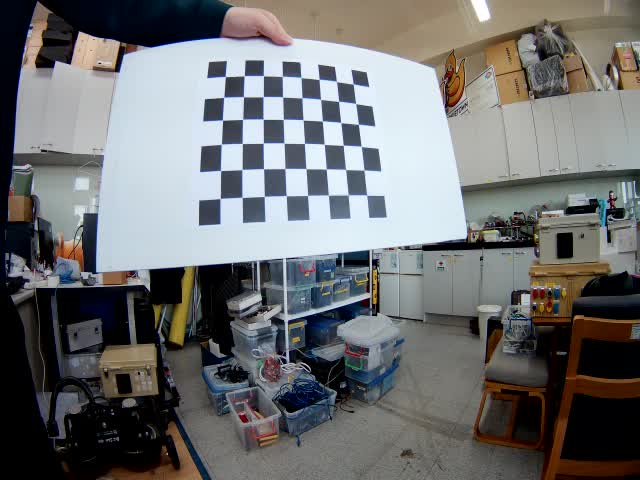
#> input picture catkin_ws/src/image_processing/src/fisheye_source/101_01.jpg, 640 x 480 px; its folder holds only this picture in this run
$ python fisheye_calibrate.py
#> lines starting #> are read from the running program, lines starting #| are printed output that depends on the picture; after the words box and inside, x2 and y2 are one past the last pixel; in counts of white or black regions, pixels touching at a corner belong together; long printed decimals are rounded
import numpy as np
import cv2
import glob
import sys

# 設定棋盤格內角點的尺寸 (橫向, 縱向)
CHECKERBOARD = (8, 6)
# 定義角點搜尋的終止條件
criteria = (cv2.TERM_CRITERIA_EPS + cv2.TERM_CRITERIA_MAX_ITER, 30, 0.001)

# 準備棋盤格的三維座標 (例如 (0,0,0), (1,0,0), ..., (3,2,0))
objp = np.zeros((1, CHECKERBOARD[0] * CHECKERBOARD[1], 3), np.float32)
objp[0, :, :2] = np.mgrid[0:CHECKERBOARD[0], 0:CHECKERBOARD[1]].T.reshape(-1, 2)

# 儲存所有圖片的3D點與對應的2D角點
_objpoints = []  # 每張圖片對應的3D棋盤格點
_imgpoints = []  # 每張圖片中檢測到的2D角點

# 讀取所有校正圖片（請確認圖片路徑正確）
images = glob.glob('fisheye_source/*.jpg')
if not images:
    print("錯誤：找不到 fisheye_source 資料夾下的 jpg 圖片")
    sys.exit(1)

print("讀取到 %d 張圖片" % len(images))

# 處理每張圖片
for fname in images:
    img = cv2.imread(fname)
#> img is the input picture: shape (480, 640, 3); mean B, G, R 112.7, 112.1, 111.1
    if img is None:
        print("無法讀取圖片：", fname)
        continue

    gray = cv2.cvtColor(img, cv2.COLOR_BGR2GRAY)
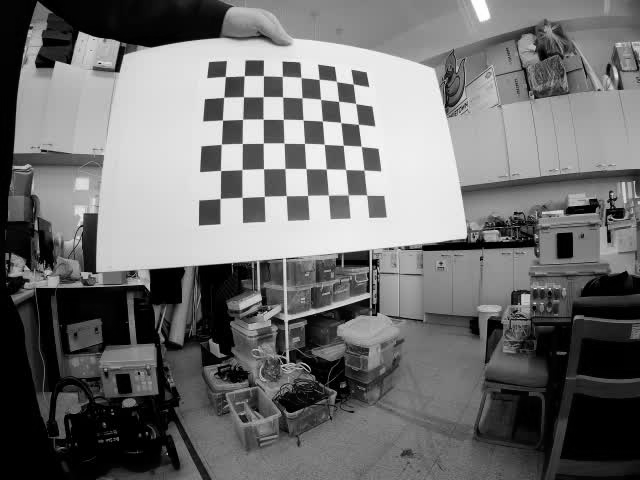
#> gray: shape (480, 640); min 0, max 255, mean 111.8

    # 尋找棋盤格角點
    ret, corners = cv2.findChessboardCorners(
        gray, CHECKERBOARD,
        cv2.CALIB_CB_ADAPTIVE_THRESH + cv2.CALIB_CB_FAST_CHECK + cv2.CALIB_CB_NORMALIZE_IMAGE
    )
#> ret = True; corners = 48 rows, first 8: [225.4, 76.48], [244.3, 75.68], [263.5, 75.7], [282.4, 76.43], [300.9, 77.37], [319.2, 79.4], [336.4, 81.35], [353.3, 84.05]

    if ret:
        print("成功在圖片 {} 中找到棋盤格角點".format(fname))
        _objpoints.append(objp)
        # 進一步優化角點位置
        corners2 = cv2.cornerSubPix(gray, corners, (3, 3), (-1, -1), criteria)
#> corners2 = 48 rows, first 8: [225.4, 76.48], [244.3, 75.72], [263.4, 75.67], [282.3, 76.4], [301, 77.4], [319.2, 79.43], [336.4, 81.37], [353.2, 83.95]
        _imgpoints.append(corners2)

        # 繪製角點並顯示
        cv2.drawChessboardCorners(img, CHECKERBOARD, corners2, ret)
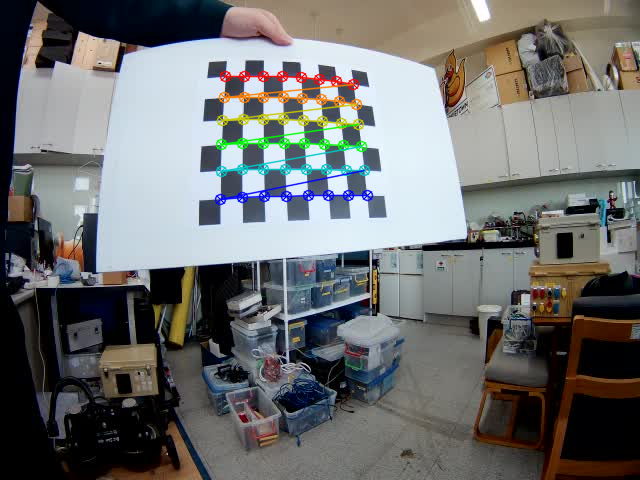
#> img: shape (480, 640, 3); 2.61% of pixels changed, all inside (x1, y1, x2, y2) = (214, 70, 374, 206)
        cv2.imshow('img', img)
        cv2.waitKey(500)
    else:
        print("在圖片 {} 中未找到棋盤格角點".format(fname))

cv2.destroyAllWindows()

print("總共成功檢測到 %d 張圖片的角點" % len(_objpoints))
if len(_objpoints) == 0:
    print("錯誤：沒有檢測到任何棋盤格角點，請檢查圖片內容與 CHECKERBOARD 設定")
    sys.exit(1)

# 初始化魚眼相機標定所需參數
N_OK = len(_objpoints)
K = np.zeros((3, 3))
D = np.zeros((4, 1))
rvecs = [np.zeros((1, 1, 3), dtype=np.float64) for _ in range(N_OK)]
tvecs = [np.zeros((1, 1, 3), dtype=np.float64) for _ in range(N_OK)]

# 進行魚眼相機標定
try:
    rms, K, D, rvecs, tvecs = cv2.fisheye.calibrate(
        _objpoints,
        _imgpoints,
        gray.shape[::-1],
        K,
        D,
        rvecs,
        tvecs,
        cv2.fisheye.CALIB_RECOMPUTE_EXTRINSIC,
        criteria
    )
#> rms = 87.55; K = [[73.36, 3.1, 328.5], [0, 160.9, 246.7], [0, 0, 1]]; D = [0.748, -0.699, -5.55, 16.31]; rvecs = ([-137548.5, 120041, -88037.3],); tvecs = ([54468, 58129.2, -85410.2],)
except cv2.error as e:
    print("OpenCV 魚眼標定時發生錯誤:")
    print(e)
    sys.exit(1)

print("標定重投影誤差 (RMS):", rms)
#| 標定重投影誤差 (RMS): 87.554
print("相機內參矩陣 K:")
print(K)
#| [[ 73.360   3.096 328.451]
#|  [  0.         160.860 246.657]
#|  [  0.           0.           1.        ]]
print("魚眼畸變參數 D (k1, k2, k3, k4):")
print(D)
#| [[ 0.7482 ]
#|  [-0.6991]
#|  [-5.547]
#|  [16.313]]

# 提取焦距 (單位：像素)
fx = K[0, 0]
#> fx = 73.36
fy = K[1, 1]
#> fy = 160.9
print("焦距 fx:", fx)
#| 焦距 fx: 73.360
print("焦距 fy:", fy)
#| 焦距 fy: 160.860

$ run again, on catkin_ws/src/image_processing/src/fisheye_source/101_06.jpg
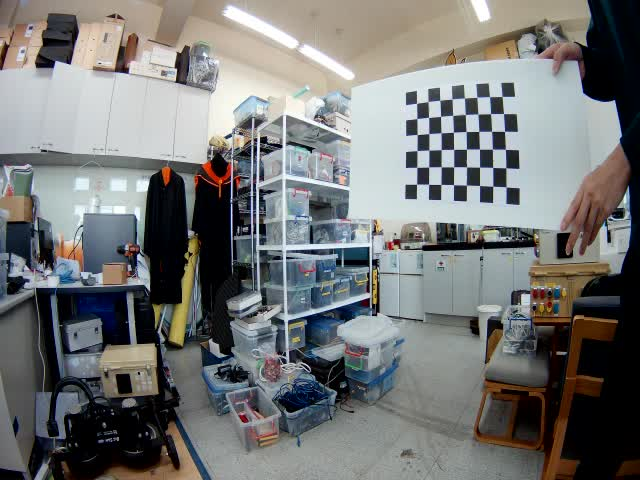
#> input picture catkin_ws/src/image_processing/src/fisheye_source/101_06.jpg, 640 x 480 px
#> img is the input picture: shape (480, 640, 3); mean B, G, R 118.2, 118.8, 117.5
#> `gray = cv2.cvtColor(img, cv2.COLOR_BGR2GRAY)`:
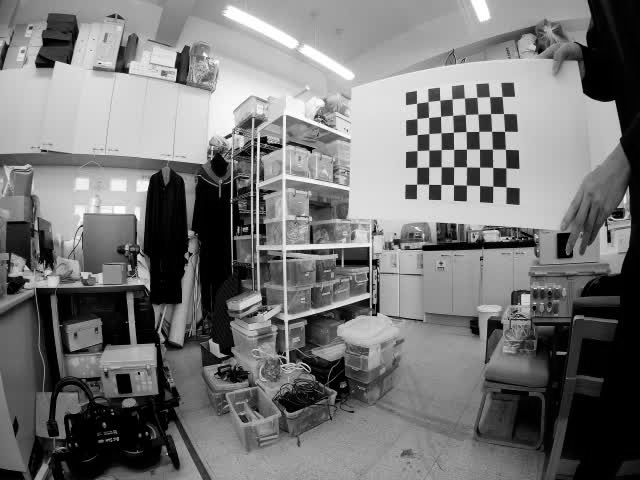
#> gray: shape (480, 640); min 0, max 255, mean 118.3
#> ret = True; corners = 48 rows, first 8: [416.5, 103.5], [427.9, 101.5], [439.6, 100.3], [452, 99.09], [464.5, 98.1], [476.9, 97.22], [489.5, 96.72], [502, 96.43]
#> corners2 = 48 rows, first 8: [416.6, 103.4], [428, 101.5], [439.7, 100.3], [451.9, 99.14], [464.5, 98.15], [476.8, 97.24], [489.5, 96.67], [502, 96.46]
#> `cv2.drawChessboardCorners(img, CHECKERBOARD, corners2, ret)`:
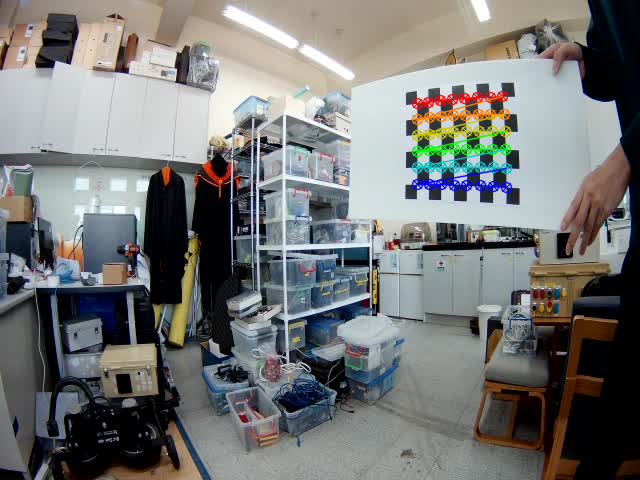
#> img: shape (480, 640, 3); 2.06% of pixels changed, all inside (x1, y1, x2, y2) = (411, 90, 513, 194)
#> rms = 0.149; K = [[313.2, -3.69, 302.3], [0, 394.9, 247.6], [0, 0, 1]]; D = [-0.0347, -0.107, 0.174, -0.12]; rvecs = ([0.0541, 0.8, 0.068],); tvecs = ([8.55, -8.68, 21.24],)
#| 標定重投影誤差 (RMS): 0.1486
#| [[313.245  -3.689 302.324]
#|  [  0.         394.943 247.565]
#|  [  0.           0.           1.        ]]
#| [[-0.03475]
#|  [-0.1075]
#|  [ 0.1738]
#|  [-0.1202]]
#> fx = 313.2
#> fy = 394.9
#| 焦距 fx: 313.245
#| 焦距 fy: 394.943

$ run again, on catkin_ws/src/image_processing/src/fisheye_source/101_02.jpg
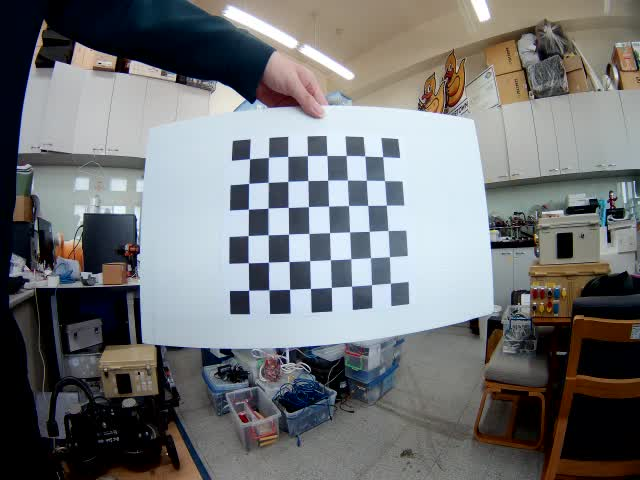
#> input picture catkin_ws/src/image_processing/src/fisheye_source/101_02.jpg, 640 x 480 px
#> img is the input picture: shape (480, 640, 3); mean B, G, R 117.7, 116, 114.1
#> `gray = cv2.cvtColor(img, cv2.COLOR_BGR2GRAY)`:
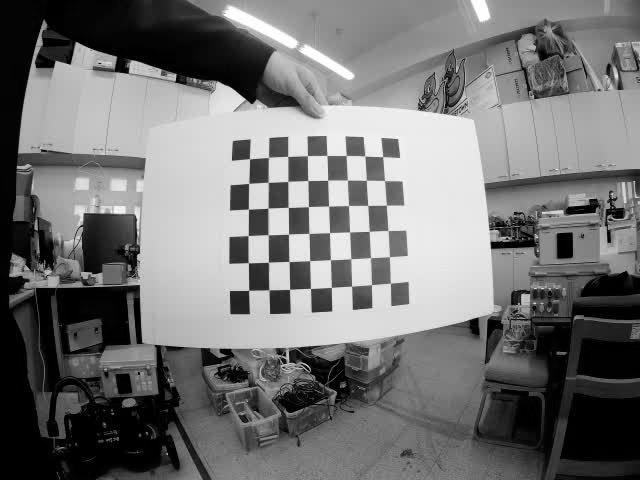
#> gray: shape (480, 640); min 0, max 255, mean 115.7
#> ret = True; corners = 48 rows, first 8: [249.6, 158.8], [268.5, 157.4], [287.6, 156.4], [307.5, 155.6], [326.9, 155.5], [346.3, 155.5], [364.7, 155.8], [382.6, 156.6]
#> corners2 = 48 rows, first 8: [249.5, 158.7], [268.6, 157.4], [287.6, 156.4], [307.5, 155.6], [326.9, 155.4], [346.3, 155.5], [364.7, 155.9], [382.6, 156.6]
#> `cv2.drawChessboardCorners(img, CHECKERBOARD, corners2, ret)`:
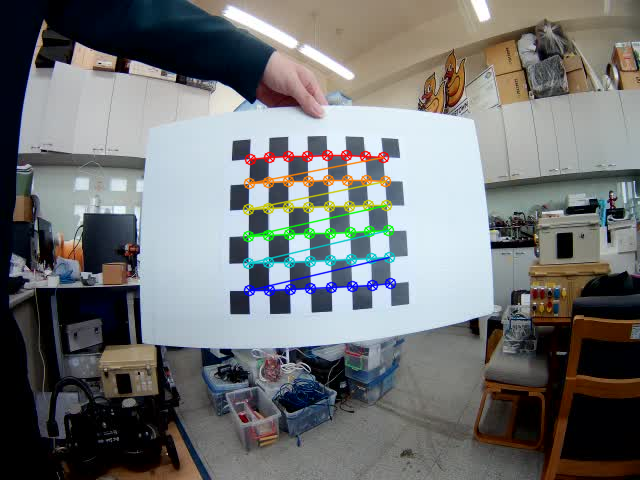
#> img: shape (480, 640, 3); 2.67% of pixels changed, all inside (x1, y1, x2, y2) = (242, 149, 397, 297)
#> rms = 139.8; K = [[174.7, 0.712, 321.2], [0, 436.3, 239.2], [0, 0, 1]]; D = [0.331, 8.71, 49.87, -6081.4]; rvecs = ([5017.8, 9220.5, -9313.3],); tvecs = ([-180568.6, 70623.1, -484441.9],)
#| 標定重投影誤差 (RMS): 139.799
#| [[174.699   0.7119 321.222]
#|  [  0.         436.262 239.154]
#|  [  0.           0.           1.        ]]
#| [[ 3.30592468e-01]
#|  [ 8.70768574e+00]
#|  [ 4.98650286e+01]
#|  [-6.08140749e+03]]
#> fx = 174.7
#> fy = 436.3
#| 焦距 fx: 174.699
#| 焦距 fy: 436.262
